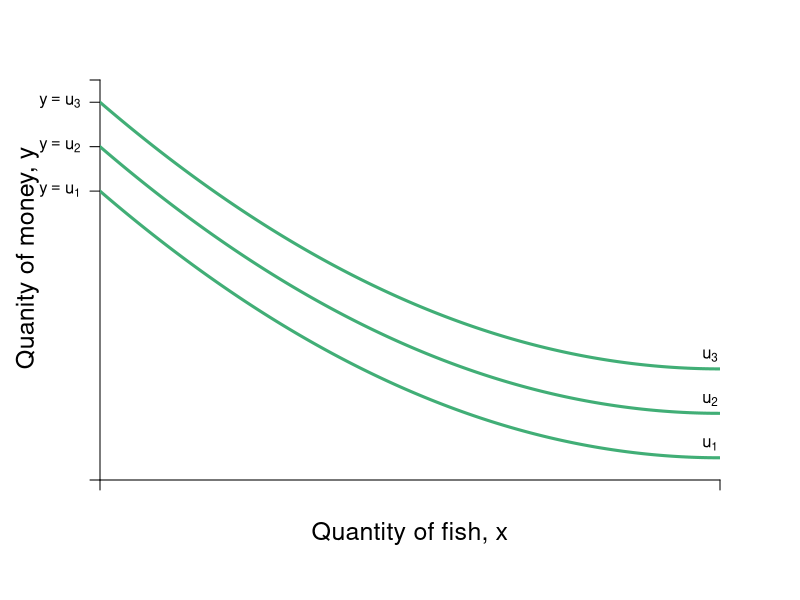

Generate this figure with R:
require(shape)
pdf(file = "bfh-textbook/indmarketdemand/demand_y_indiff.pdf", width = 9, height = 7)

#Set parameters for graphics
axislabelsize <- 1.5
graphlinewidth <- 3
segmentlinewidth <- 2

COL <- c("#7fc97f", "#beaed4", "#fdc086", "#ffff99", "#386cb0", "#f0027f", "#bf5b17", "#666666")
COLA <- c("#99d8c9","#66c2a4","#41ae76", "#238b45", "#005824")
COLB <- c("#4eb3d3", "#2b8cbe", "#0868ac","#084081")

#Edited the margins to cater for the larger LHS labels
par(mar =  c(6, 5, 4, 4))

mrsA <- function(x, rmax = 10, xmax = 20) {
  rmax - (rmax/xmax)*x
}


uA <- function(x, y, rmax = 2, xmax = 12) {
  y + rmax*x - (1/2)*(rmax/xmax)*x^2
}

indiffA1 <- function(x, uA = 10, rmax = 2.5, xmax = 10) {
  uA - rmax*x + (1/2)*(rmax/xmax)*(x^2)
}


bcA <- function(x, w = 20, p = 2) {
  w - p*x
}


xlims <- c(0, 12)
ylims <- c(0, 18)

npts <- 501 
x <- seq(xlims[1], xlims[2], length.out = npts)
y <- seq(ylims[1], ylims[2], length.out = npts) 
a <- c(13, 15, 17)

plot(0, 0, xlim = xlims, ylim = ylims, type = "n",
     xlab = expression(paste("")),
     ylab = expression(paste("")), 
     xaxt = "n", 
     yaxt = "n", 
     cex.lab = axislabelsize, 
     bty = "n",
     xaxs="i", 
     yaxs="i")

# ticksy <- seq(from = 0, to = ylims[2], by = 2)
# ylabels <- seq(from = 0, to = ylims[2], by = 2)
# ticksx <- seq(from = 0, to = xlims[2], by = 2)
# xlabels <- seq(from = 0, to = xlims[2], by = 2)
ticksy <- c(0, 13, 15, 17, ylims[2])
ylabels <- c(NA, expression(paste(y == u[1])), expression(paste(y == u[2])), expression(paste(y == u[3])), NA)
ticksx <- c(0,  xlims[2])
xlabels <- c(NA, NA)

axis(1, at = ticksx, pos = 0, labels = xlabels)
axis(2, at = ticksy, pos = 0, labels = ylabels, las = 1)

npts <- 500 
xx1 <- seq(xlims[1], xlims[2], length.out = npts)

#lines(xx1, bcA(xx1, w = 12, p = 1), col = COLB[3], lwd = graphlinewidth)
#lines(xx1, indiffA1(xx1, uA = 20, rmax = 2.5, xmax = 10), col = COLB[4], lwd = graphlinewidth)



mtext(expression(paste("Quantity of fish, ", x)), side=1, line = 2.5, cex = axislabelsize)
text(-1.4, 10, expression(paste("Quanity of money, ", y)), xpd = TRUE, cex = axislabelsize, srt = 90) 

#segments(4.11765, 6.17647, 5.88, 8.88, lty = 1, col = COL[2] , lwd = graphlinewidth)
#text(7.3, 3, expression("Pareto Efficient"))
#text(7.3, 2.5, expression("Curve"))
#Arrows(7.3, 3.5, 7.3, 6.1, col = "black", lty = 1, lwd = 2, arr.type = "triangle", arr.lwd = 0.5)

#Label the iso-welfare functions for the HG, Aisha
text(11.8, 1.6, expression(u[1]))
text(11.8, 3.6, expression(u[2]))
text(11.8, 5.6, expression(u[3]))
#text(6.6, 8.3, expression(u[4]^A))

#Label the indifference curves for the HG, Betty
# text(7.6, 17, expression(u[1]^B))
# text(6.75, 17, expression(u[2]^B))
# text(6, 17, expression(u[3]^B))
#text(3.4, 6.9, expression(v[4]^B))

#Label mrs function
#text(10, 8, expression(paste(mrs(x,y) == r[max] - frac(r[max], x[max])*x)))
#Arrows(10, 7.5, 10, 5.6, col = "black", lty = 1, lwd = 2, arr.type = "triangle", arr.lwd = 0.5)

#Label satiation
#text(20, 4, expression(paste(x[max] == "Point")))
#text(20, 3, expression(paste("of Satiation")))
#Arrows(20, 2.5, 20, 0.5, col = "black", lty = 1, lwd = 2, arr.type = "triangle", arr.lwd = 0.5)

#Label highest willingness to pay
# text(5, 10.5, expression(paste(r[max] == "Maximum")))
# text(5, 9.5, expression(paste("Willingness to Pay")))
# Arrows(3, 10, 0.5, 10, col = "black", lty = 1, lwd = 2, arr.type = "triangle", arr.lwd = 0.5)


contour(x, y, 
        outer(x, y, uA),
        #labels = c("v1", "v2", "v3"),
        drawlabels = FALSE,
        col = COLA[3],
        #xlab = expression(paste("A's Apples, ", x)),
        #ylab = expression(paste("A's Oranges, ", y)),
        #cex.lab = axislabelsize,
        lwd = graphlinewidth,
        levels = a, 
        xaxs="i", 
        yaxs="i", 
        add = TRUE)

#segments(0, 6, 6, 6, lty = 2, col = "gray" , lwd = segmentlinewidth)
#segments(6, 0, 6, 6, lty = 2, col = "gray" , lwd = segmentlinewidth)
#points(6, 6, pch = 16, col = "black", cex = 1.5)

# par(new = TRUE)
# 
# #Use the same x and ylims as previously, but with locations switched
# xlims2 <- c(18, 0)
# ylims2 <- c(18, 0)

#Leave the ylab and xlab blank to ensure no axes titles
# plot(0, 0, xlim = xlims2, ylim = ylims2, type = "n",
#      xlab = expression(paste("")),
#      ylab = expression(paste("")),
#      xaxt = "n", 
#      yaxt = "n", 
#      cex.lab = 1.3, 
#      bty = "n",
#      xaxs="i", 
#      yaxs="i")
# 
# 
# lines(xx1, indiffAlow(xx1, uA = 46.08, alpha = 16, beta = 1/24), col = COL[2], lwd = graphlinewidth)


#Set up axes at sides 3 and 4 (top and right)
# axis(side = 3, at = ticksx, pos = 0, labels = xlabels)
# axis(side = 4, at = ticksy, pos = 0, labels = ylabels, las = 0)
# mtext("B's Apples, x", side=3, line = 2.5, cex = axislabelsize)
# text(-0.8, 7, expression(paste("B's Oranges, y")), xpd = TRUE, cex = axislabelsize, srt = 270) 
# 
# #Add arrows:
# arrows(-0.8, 10, -0.8, 14, xpd = TRUE, length=0.1,angle=40,lwd=3)
# arrows(6.2, -1.8, 9, -1.8, xpd = TRUE, length=0.1,angle=40,lwd=3)
# 

#Customize ticks and labels for the plot
#ticksy <- seq(from = 0, to = 15, by = 1)
#ylabels <- seq(from = 0, to = 15, by = 1)
#ticksx <- seq(from = 0, to = 10, by = 1)
#xlabels <- seq(from = 0, to = 10, by = 1)
#axis(1, at = ticksx, pos = 0, labels = xlabels)
#axis(2, at = ticksy, pos = 0, labels = ylabels, las = 0)

dev.off()
